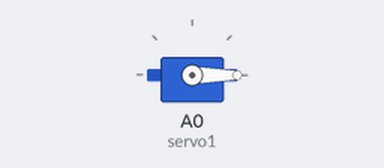
A sketch run on a simulated Arduino Uno, built with avr-gcc and run on an emulated ATmega328P. Parts: servo.

Above: at 0.05 s.
At 2.25 s:
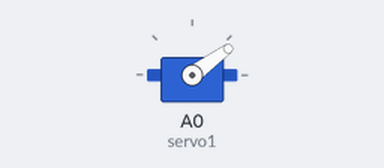
At 4.5 s:
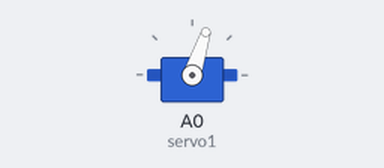
At 9.5 s:
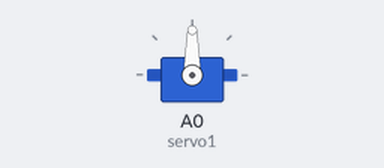
Timing chart, 0 to 12.4 s (numbered marks = the images above):
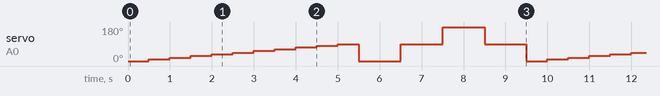

The sketch:

Body_rotation.ino
```cpp
//ROTACIÓN

#include <Servo.h>
Servo servo1;
int PULSOMAX=2500;
int PULSOMIN=500;
void setup() {
servo1.attach(A0,PULSOMIN,PULSOMAX);
}

//Por pasitos

void loop() {
for(int i=0;i<=10;i++){
 servo1.write(9*i);
 delay(500);
}
servo1.write(0);
delay(1000);
servo1.write(90);
delay(1000);
servo1.write(180);
delay(1000);
servo1.write(90);
delay(1000);
}

//Giro brusco

//void loop() {
//servo1.write(0);
//delay(2000);
//servo1.write(45);
//delay(2000);
//servo1.write(90);
//delay(2000);
////servo1.write(180);
////delay(2000);
//}
```

Measured:
- by itself, servo on A0 (servo1): repeats every 9.5 s: 18° 0.50 s, 27° 0.50 s, 36° 0.50 s, 45° 0.50 s, 54° 0.50 s, 63° 0.50 s, 72° 0.50 s, 81° 0.50 s, 90° 0.50 s, 0° 1.0 s, 90° 1.0 s, 180° 1.0 s, 90° 1.0 s, 0° 0.50 s, 9° 0.50 s
